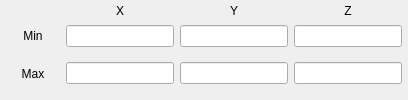
                    <widget class="QFrame" name="frame_GeometryBoundingBox">
                     <property name="frameShape">
                      <enum>QFrame::NoFrame</enum>
                     </property>
                     <property name="frameShadow">
                      <enum>QFrame::Raised</enum>
                     </property>
                     <layout class="QVBoxLayout" name="verticalLayout_54">
                      <property name="spacing">
                       <number>0</number>
                      </property>
                      <property name="margin">
                       <number>0</number>
                      </property>
                      <item>
                       <widget class="QFrame" name="frame_8">
                        <property name="frameShape">
                         <enum>QFrame::NoFrame</enum>
                        </property>
                        <property name="frameShadow">
                         <enum>QFrame::Raised</enum>
                        </property>
                        <layout class="QHBoxLayout" name="horizontalLayout_4">
                         <property name="spacing">
                          <number>0</number>
                         </property>
                         <property name="leftMargin">
                          <number>3</number>
                         </property>
                         <property name="topMargin">
                          <number>0</number>
                         </property>
                         <property name="rightMargin">
                          <number>3</number>
                         </property>
                         <property name="bottomMargin">
                          <number>0</number>
                         </property>
                         <item>
                          <widget class="QFrame" name="frame_19">
                           <property name="minimumSize">
                            <size>
                             <width>60</width>
                             <height>0</height>
                            </size>
                           </property>
                           <property name="frameShape">
                            <enum>QFrame::NoFrame</enum>
                           </property>
                           <property name="frameShadow">
                            <enum>QFrame::Raised</enum>
                           </property>
                           <layout class="QVBoxLayout" name="verticalLayout_15">
                            <property name="spacing">
                             <number>3</number>
                            </property>
                            <property name="leftMargin">
                             <number>3</number>
                            </property>
                            <property name="topMargin">
                             <number>0</number>
                            </property>
                            <property name="rightMargin">
                             <number>3</number>
                            </property>
                            <property name="bottomMargin">
                             <number>3</number>
                            </property>
                            <item>
                             <widget class="QLabel" name="label_50">
                              <property name="text">
                               <string/>
                              </property>
                             </widget>
                            </item>
                            <item>
                             <widget class="QLabel" name="label_4">
                              <property name="text">
                               <string>Min</string>
                              </property>
                              <property name="alignment">
                               <set>Qt::AlignCenter</set>
                              </property>
                             </widget>
                            </item>
                           </layout>
                          </widget>
                         </item>
                         <item>
                          <widget class="QFrame" name="frame_16">
                           <property name="frameShape">
                            <enum>QFrame::NoFrame</enum>
                           </property>
                           <property name="frameShadow">
                            <enum>QFrame::Raised</enum>
                           </property>
                           <layout class="QVBoxLayout" name="verticalLayout_11">
                            <property name="spacing">
                             <number>3</number>
                            </property>
                            <property name="leftMargin">
                             <number>3</number>
                            </property>
                            <property name="topMargin">
                             <number>0</number>
                            </property>
                            <property name="rightMargin">
                             <number>3</number>
                            </property>
                            <property name="bottomMargin">
                             <number>3</number>
                            </property>
                            <item>
                             <widget class="QLabel" name="label">
                              <property name="text">
                               <string>X</string>
                              </property>
                              <property name="alignment">
                               <set>Qt::AlignCenter</set>
                              </property>
                             </widget>
                            </item>
                            <item>
                             <widget class="QLineEdit" name="txt_Min_X_Bounding"/>
                            </item>
                           </layout>
                          </widget>
                         </item>
                         <item>
                          <widget class="QFrame" name="frame_17">
                           <property name="frameShape">
                            <enum>QFrame::NoFrame</enum>
                           </property>
                           <property name="frameShadow">
                            <enum>QFrame::Raised</enum>
                           </property>
                           <layout class="QVBoxLayout" name="verticalLayout_13">
                            <property name="spacing">
                             <number>3</number>
                            </property>
                            <property name="leftMargin">
                             <number>3</number>
                            </property>
                            <property name="topMargin">
                             <number>0</number>
                            </property>
                            <property name="rightMargin">
                             <number>3</number>
                            </property>
                            <property name="bottomMargin">
                             <number>3</number>
                            </property>
                            <item>
                             <widget class="QLabel" name="label_2">
                              <property name="text">
                               <string>Y</string>
                              </property>
                              <property name="alignment">
                               <set>Qt::AlignCenter</set>
                              </property>
                             </widget>
                            </item>
                            <item>
                             <widget class="QLineEdit" name="txt_Min_Y_Bounding"/>
                            </item>
                           </layout>
                          </widget>
                         </item>
                         <item>
                          <widget class="QFrame" name="frame_18">
                           <property name="frameShape">
                            <enum>QFrame::NoFrame</enum>
                           </property>
                           <property name="frameShadow">
                            <enum>QFrame::Raised</enum>
                           </property>
                           <layout class="QVBoxLayout" name="verticalLayout_14">
                            <property name="spacing">
                             <number>3</number>
                            </property>
                            <property name="leftMargin">
                             <number>3</number>
                            </property>
                            <property name="topMargin">
                             <number>0</number>
                            </property>
                            <property name="rightMargin">
                             <number>3</number>
                            </property>
                            <property name="bottomMargin">
                             <number>3</number>
                            </property>
                            <item>
                             <widget class="QLabel" name="label_3">
                              <property name="text">
                               <string>Z</string>
                              </property>
                              <property name="alignment">
                               <set>Qt::AlignCenter</set>
                              </property>
                             </widget>
                            </item>
                            <item>
                             <widget class="QLineEdit" name="txt_Min_Z_Bounding"/>
                            </item>
                           </layout>
                          </widget>
                         </item>
                        </layout>
                       </widget>
                      </item>
                      <item>
                       <widget class="QFrame" name="frame_11">
                        <property name="frameShape">
                         <enum>QFrame::NoFrame</enum>
                        </property>
                        <property name="frameShadow">
                         <enum>QFrame::Raised</enum>
                        </property>
                        <layout class="QHBoxLayout" name="horizontalLayout_5">
                         <property name="spacing">
                          <number>0</number>
                         </property>
                         <property name="leftMargin">
                          <number>3</number>
                         </property>
                         <property name="topMargin">
                          <number>0</number>
                         </property>
                         <property name="rightMargin">
                          <number>3</number>
                         </property>
                         <property name="bottomMargin">
                          <number>0</number>
                         </property>
                         <item>
                          <widget class="QFrame" name="frame_20">
                           <property name="minimumSize">
                            <size>
                             <width>60</width>
                             <height>0</height>
                            </size>
                           </property>
                           <property name="frameShape">
                            <enum>QFrame::NoFrame</enum>
                           </property>
                           <property name="frameShadow">
                            <enum>QFrame::Raised</enum>
                           </property>
                           <layout class="QVBoxLayout" name="verticalLayout_17">
                            <property name="spacing">
                             <number>3</number>
                            </property>
                            <property name="leftMargin">
                             <number>3</number>
                            </property>
                            <property name="topMargin">
                             <number>0</number>
                            </property>
                            <property name="rightMargin">
                             <number>3</number>
                            </property>
                            <property name="bottomMargin">
                             <number>3</number>
                            </property>
                            <item>
                             <widget class="QLabel" name="label_5">
                              <property name="text">
                               <string>Max</string>
                              </property>
                              <property name="alignment">
                               <set>Qt::AlignCenter</set>
                              </property>
                             </widget>
                            </item>
                           </layout>
                          </widget>
                         </item>
                         <item>
                          <widget class="QFrame" name="frame_21">
                           <property name="frameShape">
                            <enum>QFrame::NoFrame</enum>
                           </property>
                           <property name="frameShadow">
                            <enum>QFrame::Raised</enum>
                           </property>
                           <layout class="QVBoxLayout" name="verticalLayout_18">
                            <property name="spacing">
                             <number>3</number>
                            </property>
                            <property name="leftMargin">
                             <number>3</number>
                            </property>
                            <property name="topMargin">
                             <number>0</number>
                            </property>
                            <property name="rightMargin">
                             <number>3</number>
                            </property>
                            <property name="bottomMargin">
                             <number>3</number>
                            </property>
                            <item>
                             <widget class="QLineEdit" name="txt_Max_X_Bounding"/>
                            </item>
                           </layout>
                          </widget>
                         </item>
                         <item>
                          <widget class="QFrame" name="frame_22">
                           <property name="frameShape">
                            <enum>QFrame::NoFrame</enum>
                           </property>
                           <property name="frameShadow">
                            <enum>QFrame::Raised</enum>
                           </property>
                           <layout class="QVBoxLayout" name="verticalLayout_19">
                            <property name="spacing">
                             <number>3</number>
                            </property>
                            <property name="leftMargin">
                             <number>3</number>
                            </property>
                            <property name="topMargin">
                             <number>0</number>
                            </property>
                            <property name="rightMargin">
                             <number>3</number>
                            </property>
                            <property name="bottomMargin">
                             <number>3</number>
                            </property>
                            <item>
                             <widget class="QLineEdit" name="txt_Max_Y_Bounding"/>
                            </item>
                           </layout>
                          </widget>
                         </item>
                         <item>
                          <widget class="QFrame" name="frame_23">
                           <property name="frameShape">
                            <enum>QFrame::NoFrame</enum>
                           </property>
                           <property name="frameShadow">
                            <enum>QFrame::Raised</enum>
                           </property>
                           <layout class="QVBoxLayout" name="verticalLayout_20">
                            <property name="spacing">
                             <number>3</number>
                            </property>
                            <property name="leftMargin">
                             <number>3</number>
                            </property>
                            <property name="topMargin">
                             <number>0</number>
                            </property>
                            <property name="rightMargin">
                             <number>3</number>
                            </property>
                            <property name="bottomMargin">
                             <number>3</number>
                            </property>
                            <item>
                             <widget class="QLineEdit" name="txt_Max_Z_Bounding"/>
                            </item>
                           </layout>
                          </widget>
                         </item>
                        </layout>
                       </widget>
                      </item>
                     </layout>
                    </widget>
